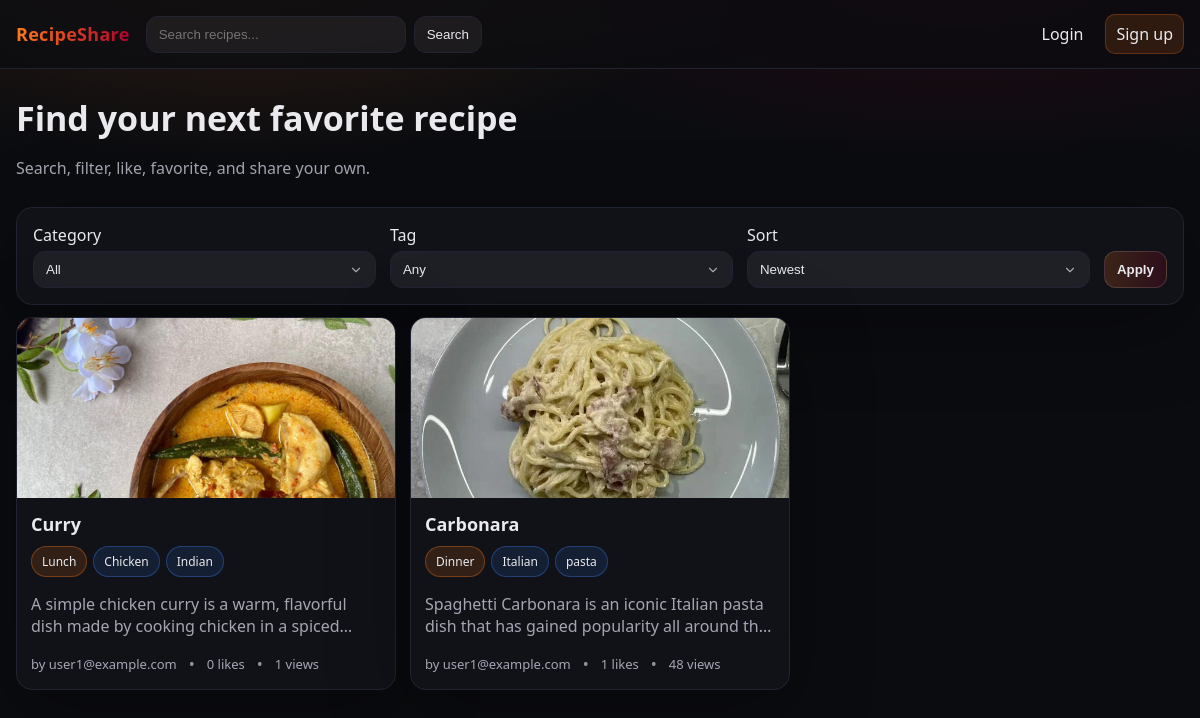
Before: / with the older database file.
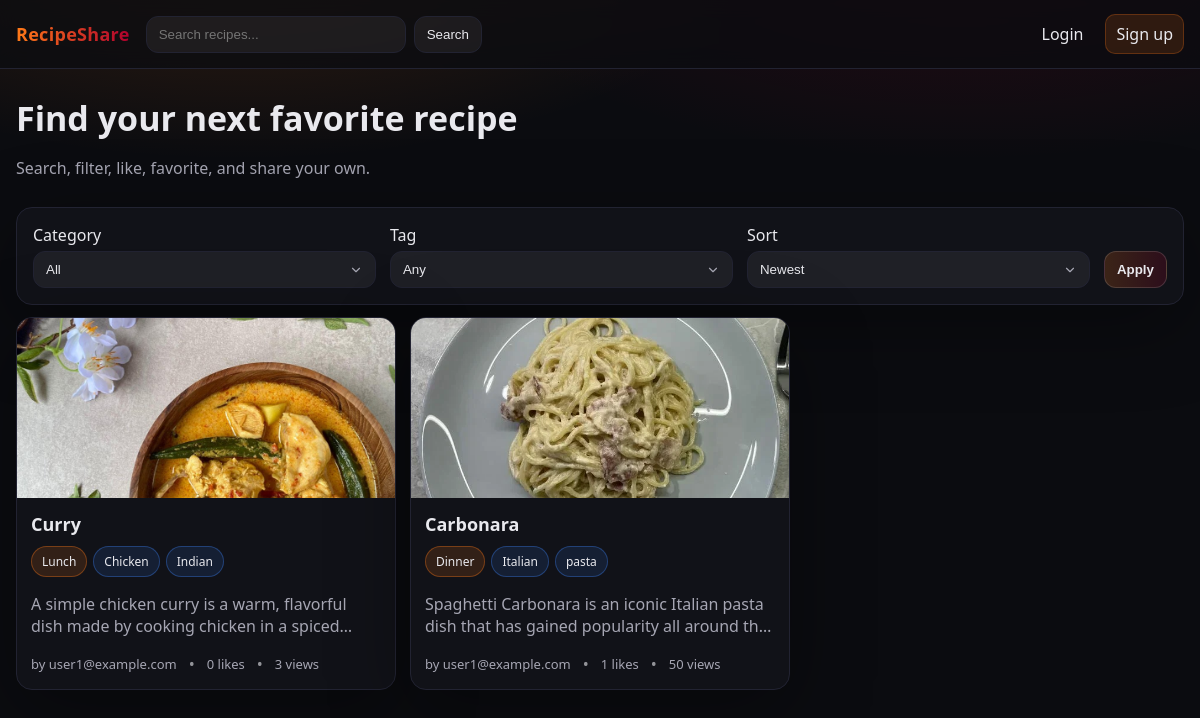
After: the same page with the newer database file.
### app/models.py (models this page shows, shortened)
class Recipe(db.Model):
    __tablename__ = "recipes"
    id = db.Column(db.Integer, primary_key=True)
    title = db.Column(db.String(140), nullable=False, index=True)
    description = db.Column(db.String(500), default="")
    ingredients_text = db.Column(db.Text, nullable=False)
    steps_text = db.Column(db.Text, nullable=False)
    steps_data = db.Column(db.Text, nullable=True)
    prep_minutes = db.Column(db.Integer, default=0)
    cook_minutes = db.Column(db.Integer, default=0)
    servings = db.Column(db.Integer, default=1)
    difficulty = db.Column(db.String(20), default="Easy")
    image_filename = db.Column(db.String(255), default="")
    image_storage_key = db.Column(db.String(255), default="")
    image_url = db.Column(db.String(500), default="")
    video_filename = db.Column(db.String(255), default="")
    video_storage_key = db.Column(db.String(255), default="")
    video_url = db.Column(db.String(500), default="")
    is_published = db.Column(db.Boolean, default=True)
    view_count = db.Column(db.Integer, default=0)
    created_at = db.Column(db.DateTime, default=lambda: datetime.now(timezone.utc))
    updated_at = db.Column(db.DateTime, default=lambda: datetime.now(timezone.utc), onupdate=lambda: datetime.now(timezone.utc))
    user_id = db.Column(db.Integer, db.ForeignKey("users.id"), nullable=False, index=True)
    category_id = db.Column(db.Integer, db.ForeignKey("categories.id"), nullable=True, index=True)
    tags = db.relationship("Tag", secondary=recipe_tags, lazy="subquery",
                           backref=db.backref("recipes", lazy=True))
    comments = db.relationship("Comment", backref="recipe", lazy="dynamic", cascade="all, delete-orphan")
    likes = db.relationship("Like", backref="recipe", lazy="dynamic", cascade="all, delete-orphan")
    favorites = db.relationship("Favorite", backref="recipe", lazy="dynamic", cascade="all, delete-orphan")
    @property
    def image_display_url(self) -> str:
        if self.image_url:
            return self.image_url
        if self.image_filename:
            return url_for("static", filename=f"uploads/{self.image_filename}")
        return ""

class Category(db.Model):
    __tablename__ = "categories"
    id = db.Column(db.Integer, primary_key=True)
    name = db.Column(db.String(60), unique=True, nullable=False)
    slug = db.Column(db.String(70), unique=True, nullable=False, index=True)
    recipes = db.relationship("Recipe", backref="category", lazy="dynamic")

class User(db.Model, UserMixin):
    __tablename__ = "users"
    id = db.Column(db.Integer, primary_key=True)
    username = db.Column(db.String(32), unique=True, nullable=False, index=True)
    email = db.Column(db.String(120), unique=True, nullable=False, index=True)
    password_hash = db.Column(db.String(256), nullable=False)
    bio = db.Column(db.String(280), default="")
    avatar_filename = db.Column(db.String(255), default="")
    is_admin = db.Column(db.Boolean, default=False)
    created_at = db.Column(db.DateTime, default=lambda: datetime.now(timezone.utc))
    recipes = db.relationship("Recipe", backref="author", lazy="dynamic", cascade="all, delete-orphan")
    comments = db.relationship("Comment", backref="author", lazy="dynamic", cascade="all, delete-orphan")

### app/main/routes.py (the view)
@bp.route("/")
def index():
    page = request.args.get("page", 1, type=int)
    q = request.args.get("q", "", type=str).strip()
    category = request.args.get("category", "", type=str).strip()
    tag = request.args.get("tag", "", type=str).strip()
    sort = request.args.get("sort", "new", type=str).strip()
    query = Recipe.query.filter_by(is_published=True)
    if q:
        query = query.filter(Recipe.title.ilike(f"%{q}%"))
    if category:
        query = query.join(Category).filter(Category.slug == category)
    if tag:
        query = query.join(Recipe.tags).filter(Tag.slug == tag)
    if sort == "popular":
        query = query.outerjoin(Like).group_by(Recipe.id).order_by(desc(db.func.count(Like.id)), desc(Recipe.created_at))
    else:
        query = query.order_by(desc(Recipe.created_at))
    recipes = query.paginate(page=page, per_page=9, error_out=False)
    categories = Category.query.order_by(Category.name).all()
    tags = Tag.query.order_by(Tag.name).limit(20).all()
    args = {**request.view_args, **request.args.to_dict()}
    def pagination_url(page_num):
        a = {**args, "page": page_num}
        return url_for(request.endpoint, **a)
    return render_template("main/index.html",
                        recipes=recipes,
                        categories=categories,
                        tags=tags,
                        q=q, category=category, tag=tag, sort=sort,
                        pagination_url=pagination_url)

### app/templates/main/index.html (shortened to what this page needs)
{% extends "base.html" %}
{% block main_class %}home-main{% endblock %}
{% block content %}
<div class="home-layout">
  <section class="hero">
    <h1>Find your next favorite recipe</h1>
    <p class="muted">Search, filter, like, favorite, and share your own.</p>
  </section>
  <section class="filters card">
    <div class="filters-row">
      <div class="filter-group">
        <label for="categorySelect">Category</label>
        <select id="categorySelect" class="input filter-select">
          <option value="">All</option>
        </select>
      </div>
      <div class="filter-group">
        <label for="tagSelect">Tag</label>
        <select id="tagSelect" class="input filter-select">
          <option value="">Any</option>
        </select>
      </div>
      <div class="filter-group">
        <label for="sortSelect">Sort</label>
        <select id="sortSelect" class="input filter-select">
          <option value="new" {% if sort == 'new' %}selected{% endif %}>Newest</option>
        </select>
      </div>
      <button class="btn" id="applyFilters">Apply</button>
    </div>
  </section>
  <section class="grid">
    {% for r in recipes.items %}
      {% include "recipes/_card.html" %}
    {% else %}
      <div class="card empty">No recipes found.</div>
    {% endfor %}
  </section>
</div>
{% endblock %}

### app/templates/recipes/_card.html
<article class="recipe-card card">
  <a class="recipe-card-img" href="{{ url_for('recipes.detail', recipe_id=r.id) }}">
    {% if r.image_display_url %}
      <img src="{{ r.image_display_url }}" alt="recipe image" />
    {% else %}
      <div class="img-placeholder">No image</div>
    {% endif %}
  </a>
  <div class="recipe-card-body">
    <div class="recipe-card-top">
      <h3 class="recipe-title">
        <a href="{{ url_for('recipes.detail', recipe_id=r.id) }}">{{ r.title }}</a>
      </h3>
    </div>
    <div class="recipe-card-chips">
      {% if r.category %}
        <a class="chip chip-category" href="{{ url_for('main.index', category=r.category.slug) }}">{{ r.category.name }}</a>
      {% endif %}
      {% for t in r.tags %}
        <a class="chip chip-tag" href="{{ url_for('main.index', tag=t.slug) }}">{{ t.name }}</a>
      {% endfor %}
    </div>
    <p class="muted clamp-2">{{ r.description or "—" }}</p>
    <div class="recipe-meta">
      <span class="muted small">by {{ r.author.username }}</span>
      <span class="dot">•</span>
      <span class="muted small">{{ r.likes.count() }} likes</span>
      <span class="dot">•</span>
      <span class="muted small">{{ r.view_count }} views</span>
    </div>
  </div>
</article>

Changed rows visible on the page:
changed Recipe "Curry": view_count "1" → "3"
changed Recipe "Carbonara": view_count "48" → "50"
